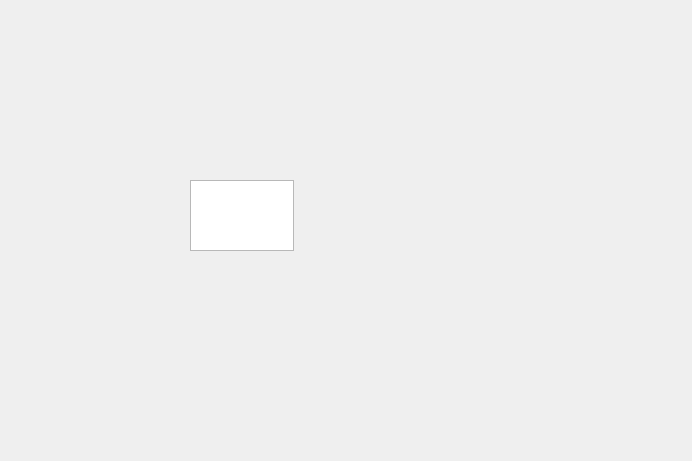
<?xml version="1.0" encoding="UTF-8"?>
<ui version="4.0">
 <class>MainWindow</class>
 <widget class="QMainWindow" name="MainWindow">
  <property name="geometry">
   <rect>
    <x>0</x>
    <y>0</y>
    <width>692</width>
    <height>461</height>
   </rect>
  </property>
  <property name="windowTitle">
   <string>MainWindow</string>
  </property>
  <widget class="QWidget" name="centralWidget">
   <widget class="QPlainTextEdit" name="plainTextEdit">
    <property name="geometry">
     <rect>
      <x>190</x>
      <y>180</y>
      <width>104</width>
      <height>71</height>
     </rect>
    </property>
   </widget>
  </widget>
 </widget>
 <layoutdefault spacing="6" margin="11"/>
 <resources/>
 <connections/>
</ui>
